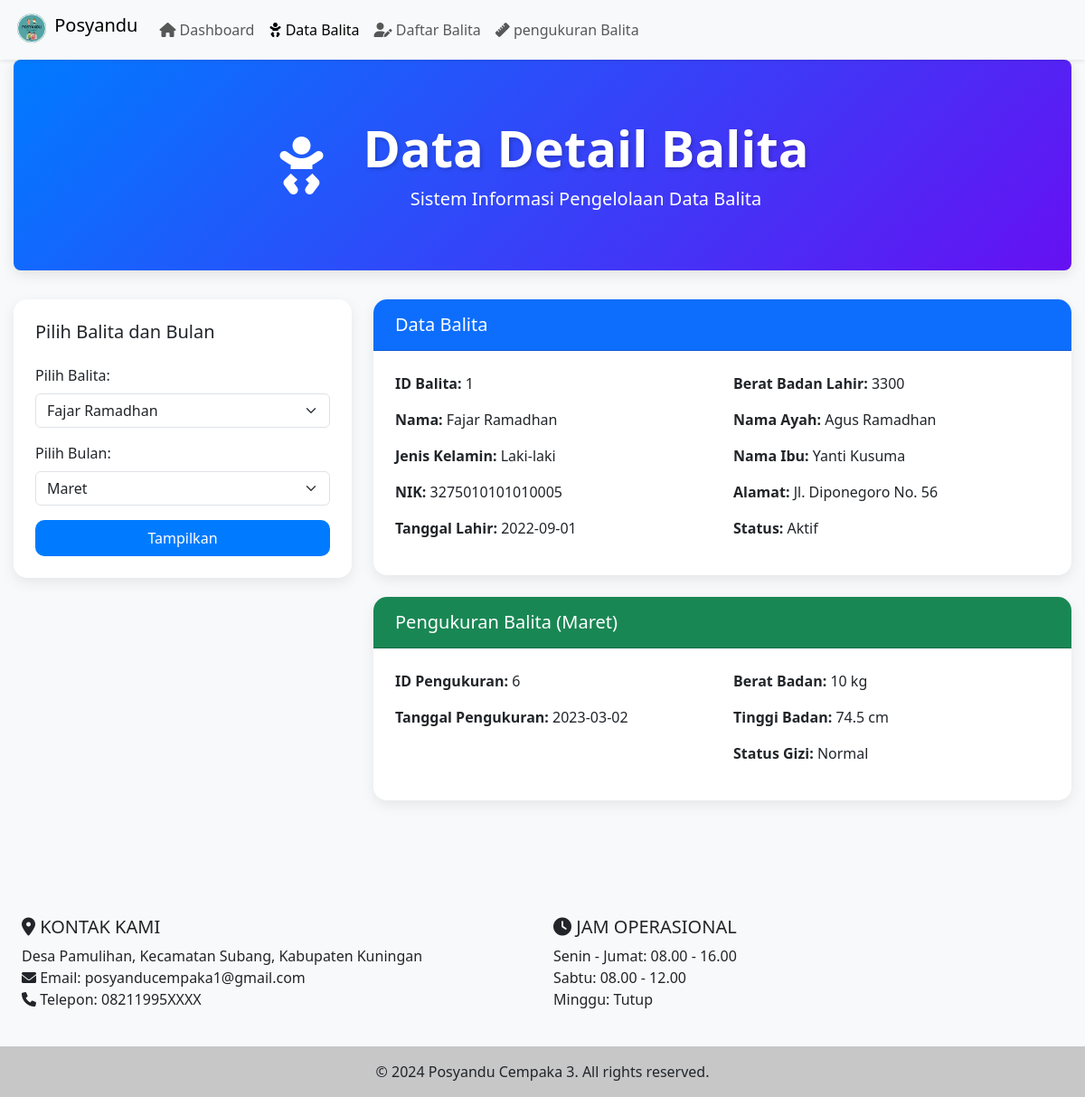
Screenshot of /posyandu_3/balita_p3.php (signed in) with the database file from the repository.
### tables this page shows
CREATE TABLE pengukuran_balita_3 (
    id_pengukuran INTEGER PRIMARY KEY AUTOINCREMENT,
    no INTEGER,
    id_balita INTEGER,
    tanggal_pengukuran DATE,
    berat_badan DECIMAL(5,2),
    tinggi_badan DECIMAL(5,2),
    status_gizi TEXT,
    bulan TEXT CHECK (bulan IN ('januari', 'februari', 'maret', 'april', 'mei', 'juni', 'juli', 'agustus', 'september', 'oktober', 'november', 'desember')),
    FOREIGN KEY (id_balita) REFERENCES balita_3(id_balita)
);

CREATE TABLE balita_3 (
    id_balita INTEGER PRIMARY KEY,
    no INTEGER,
    nama_balita TEXT,
    jenis_kelamin TEXT,
    nik TEXT,
    tanggal_lahir DATE,
    berat_badan_lahir INTEGER,
    nama_ayah TEXT,
    nama_ibu TEXT,
    alamat TEXT,
    status TEXT CHECK (status IN ('Aktif', 'Lulus', 'Keluar', 'Pindah', 'Meninggal', 'Tidak Aktif'))
);

### config/config.php (called while the page is built, shortened)
<?php
try {
    $db = new PDO('sqlite:' . DB_PATH);
    $db->setAttribute(PDO::ATTR_ERRMODE, PDO::ERRMODE_EXCEPTION);
    $db->setAttribute(PDO::ATTR_DEFAULT_FETCH_MODE, PDO::FETCH_ASSOC);
    addDefaultAdmin($db);
} catch(PDOException $e) {
    die("Koneksi database gagal: " . $e->getMessage());
}
function addDefaultAdmin($db) {
    $stmt = $db->prepare("SELECT COUNT(*) FROM admin WHERE username = :username");
    $stmt->execute([':username' => DEFAULT_ADMIN_USERNAME]);
}
function getBalita3AndPengukuran($db, $id_balita) {
    $sql = "SELECT b.*, p.id_pengukuran, p.tanggal_pengukuran, p.berat_badan, p.tinggi_badan, p.status_gizi, p.bulan
            FROM balita_3 b
            LEFT JOIN pengukuran_balita_3 p ON b.id_balita = p.id_balita
            WHERE b.id_balita = :id_balita";
    $stmt = $db->prepare($sql);
    $stmt->execute([':id_balita' => $id_balita]);
    return $stmt->fetchAll();
}
function getPengukuranByBulan3($db, $id_balita, $bulan) {
    $sql = "SELECT * FROM pengukuran_balita_3
            WHERE id_balita = :id_balita AND bulan = :bulan";
    $stmt = $db->prepare($sql);
    $stmt->execute([':id_balita' => $id_balita, ':bulan' => $bulan]);
    return $stmt->fetchAll();
}

### posyandu_3/balita_p3.php (the view, shortened to what this page needs)
<?php
require_once __DIR__ . '/../config/config.php';
require_once __DIR__ . '/../pos_3/header_balita_p3.php';
$id_balita = isset($_POST['id_balita']) ? (int)$_POST['id_balita'] : 1;
$bulan = isset($_POST['bulan']) ? $_POST['bulan'] : 'maret';
$balitaData = getBalita3AndPengukuran($db, $id_balita);
$pengukuranData = getPengukuranByBulan3($db, $id_balita, $bulan);
$balitas = $db->query("SELECT id_balita, nama_balita FROM balita_3")->fetchAll(PDO::FETCH_ASSOC);
$months = ['januari', 'februari', 'maret', 'april', 'mei', 'juni', 'juli', 'agustus', 'september', 'oktober', 'november', 'desember'];
?>
<!DOCTYPE html>
<html lang="id">
<head>
    <link href="https://cdn.jsdelivr.net/npm/bootstrap@5.3.0-alpha1/dist/css/bootstrap.min.css" rel="stylesheet">
    <link href="https://cdnjs.cloudflare.com/ajax/libs/font-awesome/6.0.0-beta3/css/all.min.css" rel="stylesheet">
</head>
<body>
<div class="container">
    <div class="jumbotron text-center">
        <div class="row align-items-center justify-content-center">
            <div class="col-auto">
                <i class="fas fa-baby title-icon"></i>
            </div>
            <div class="col-auto">
                <h1 class="display-4">Data Detail Balita</h1>
                <p class="lead">Sistem Informasi Pengelolaan Data Balita</p>
            </div>
        </div>
    </div>
</div>
    <div class="container mb-5">
        <div class="row">
            <div class="col-lg-4 mb-4">
                <div class="card">
                    <div class="card-body">
                        <h5 class="card-title mb-4">Pilih Balita dan Bulan</h5>
                        <form method="post">
                            <div class="mb-3">
                                <label for="id_balita" class="form-label">Pilih Balita:</label>
                                <select name="id_balita" id="id_balita" class="form-select">
                                    <?php foreach ($balitas as $balita): ?>
                                        <option value="<?php echo htmlspecialchars($balita['id_balita']); ?>"
                                            <?php if ($balita['id_balita'] == $id_balita): ?> selected <?php endif; ?>>
                                            <?php echo htmlspecialchars($balita['nama_balita']); ?>
                                        </option>
                                    <?php endforeach; ?>
                                </select>
                            </div>
                            <div class="mb-3">
                                <label for="bulan" class="form-label">Pilih Bulan:</label>
                                <select name="bulan" id="bulan" class="form-select">
                                    <?php foreach ($months as $month): ?>
                                        <option value="<?php echo htmlspecialchars($month); ?>"
                                            <?php if ($month === $bulan): ?> selected <?php endif; ?>>
                                            <?php echo ucfirst($month); ?>
                                        </option>
                                    <?php endforeach; ?>
                                </select>
                            </div>
                            <button type="submit" class="btn btn-primary w-100">Tampilkan</button>
                        </form>
                    </div>
                </div>
            </div>
            <div class="col-lg-8">
                <?php if (!empty($balitaData)): ?>
                    <?php $row = $balitaData[0]; ?>
                    <div class="card mb-4">
                        <div class="card-header bg-primary text-white">
                            <h5 class="mb-0">Data Balita</h5>
                        </div>
                        <div class="card-body">
                            <div class="row">
                                <div class="col-md-6">
                                    <p><strong>ID Balita:</strong> <?php echo htmlspecialchars($row['id_balita']); ?></p>
                                    <p><strong>Nama:</strong> <?php echo htmlspecialchars($row['nama_balita']); ?></p>
                                    <p><strong>Jenis Kelamin:</strong> <?php echo htmlspecialchars($row['jenis_kelamin']); ?></p>
                                    <p><strong>NIK:</strong> <?php echo htmlspecialchars($row['nik']); ?></p>
                                    <p><strong>Tanggal Lahir:</strong> <?php echo htmlspecialchars($row['tanggal_lahir']); ?></p>
                                </div>
                                <div class="col-md-6">
                                    <p><strong>Berat Badan Lahir:</strong> <?php echo htmlspecialchars($row['berat_badan_lahir']); ?></p>
                                    <p><strong>Nama Ayah:</strong> <?php echo htmlspecialchars($row['nama_ayah']); ?></p>
                                    <p><strong>Nama Ibu:</strong> <?php echo htmlspecialchars($row['nama_ibu']); ?></p>
                                    <p><strong>Alamat:</strong> <?php echo htmlspecialchars($row['alamat']); ?></p>
                                    <p><strong>Status:</strong> <?php echo htmlspecialchars($row['status']); ?></p>
                                </div>
                            </div>
                        </div>
                    </div>
                    <?php if (!empty($pengukuranData)): ?>
                        <?php $pengukuran = $pengukuranData[0]; ?>
                        <div class="card">
                            <div class="card-header bg-success text-white">
                                <h5 class="mb-0">Pengukuran Balita (<?php echo ucfirst($bulan); ?>)</h5>
                            </div>
                            <div class="card-body">
                                <div class="row">
                                    <div class="col-md-6">
                                        <p><strong>ID Pengukuran:</strong> <?php echo htmlspecialchars($pengukuran['id_pengukuran']); ?></p>
                                        <p><strong>Tanggal Pengukuran:</strong> <?php echo htmlspecialchars($pengukuran['tanggal_pengukuran']); ?></p>
                                    </div>
                                    <div class="col-md-6">
                                        <p><strong>Berat Badan:</strong> <?php echo htmlspecialchars($pengukuran['berat_badan']); ?> kg</p>
                                        <p><strong>Tinggi Badan:</strong> <?php echo htmlspecialchars($pengukuran['tinggi_badan']); ?> cm</p>
                                        <p><strong>Status Gizi:</strong> <?php echo htmlspecialchars($pengukuran['status_gizi']); ?></p>
                                    </div>
                                </div>
                            </div>
                        </div>
                    <?php else: ?>
                        <div class="alert alert-info mt-3" role="alert">
                            Tidak ada data pengukuran untuk bulan <?php echo ucfirst($bulan); ?>.
                        </div>
                    <?php endif; ?>
                <?php else: ?>
                    <div class="alert alert-warning" role="alert">
                        Tidak ada data untuk balita ini.
                    </div>
                <?php endif; ?>
            </div>
        </div>
    </div>
</body>
</html>
<?php
require_once __DIR__ . '/../pos_3/footer_balita_p3.php';
 ?>

### pos_3/header_balita_p3.php (style rules this page uses)
body { min-height: 100vh; display: flex; flex-direction: column; }

### posyandu_3/balita_p3.php (style rules this page uses)
body { background-color: #f8f9fa; font-family: 'Segoe UI', Tahoma, Geneva, Verdana, sans-serif; }
.container { max-width: 1200px; margin: 0 auto; padding: 0 15px; }
.jumbotron { background: linear-gradient(135deg, #007bff, #6610f2); color: white; padding: 4rem 2rem; margin-bottom: 2rem; border-radius: 0.5rem; box-shadow: 0 4px 15px rgba(0,0,0,0.1); }
.jumbotron .row { margin: 0; }
.jumbotron h1 { font-weight: 700; text-shadow: 2px 2px 4px rgba(0,0,0,0.2); animation: fadeInDown 1s ease-out; margin-bottom: 0.5rem; }
.jumbotron p { animation: fadeInUp 1s ease-out 0.5s; animation-fill-mode: both; margin-bottom: 0; }
.title-icon { font-size: 4rem; color: #ffffff; animation: bounceIn 1s ease-out; margin-right: 1rem; }
.card { border: none; border-radius: 15px; box-shadow: 0 5px 15px rgba(0,0,0,0.08); transition: all 0.3s ease; margin-bottom: 2rem; }
.card-header { border-radius: 15px 15px 0 0 !important; font-weight: 600; padding: 1rem 1.5rem; }
.card-body { padding: 1.5rem; }
.form-control, .btn { border-radius: 10px; }
.btn-primary { background-color: #007bff; border: none; transition: all 0.3s ease; padding: 0.5rem 1rem; }

### rows the page displays
pengukuran_balita_3: id_balita.id_balita "1", id_balita.nama_balita "Fajar Ramadhan", id_balita.jenis_kelamin "Laki-laki", id_balita.nik "3275010101010005", id_balita.tanggal_lahir "2022-09-01", id_balita.berat_badan_lahir "3300", id_balita.nama_ayah "Agus Ramadhan", id_balita.nama_ibu "Yanti Kusuma", id_balita.alamat "Jl. Diponegoro No. 56", id_balita.status "Aktif", id_pengukuran "6", tanggal_pengukuran "2023-03-02", berat_badan "10", tinggi_badan "74.5", status_gizi "Normal"

### other values shown
$bulan "Maret"
form field id_balita "Fajar Ramadhan"
form field bulan "Maret"
